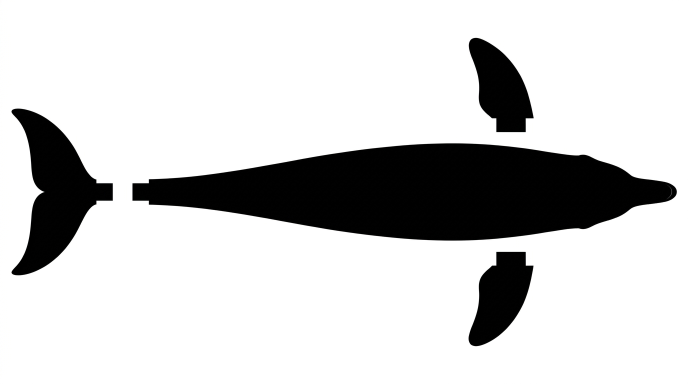
#> input picture scripts/assets-src/mappa2-sealife/delfino.jpeg, 1376 x 768 px (shown at 1/2 size)
$ python key-village-tower.py assets-src/mappa2-sealife/delfino.jpeg assets-src/mappa2-sealife/manta.jpeg
#> lines starting #> are read from the running program, lines starting #| are printed output that depends on the picture; after the words box and inside, x2 and y2 are one past the last pixel; in counts of white or black regions, pixels touching at a corner belong together
#!/usr/bin/env python3
"""PLAN-106 — cut a village tower sprite from its green-screen raw.

Background = pixels near the screen green CONNECTED to the image border
(flood fill), never a global colour threshold: the global HSV key of
2026-11-02 punched holes wherever the painted stone carried a greenish tint
(«quelle di pietra hanno parti in trasparenza», Director 2026-11-03).
Interior holes are filled unless they are screen-coloured gaps; edges get a green despill and a 1px feather.

Usage: python scripts/key-village-tower.py <raw.png> <out.png>
"""
import sys
import cv2
import numpy as np
from PIL import Image


def key(raw_path: str, out_path: str) -> None:
#> called with raw_path = 'assets-src/mappa2-sealife/delfino.jpeg', out_path = 'assets-src/mappa2-sealife/manta.jpeg'
    rgb = np.array(Image.open(raw_path).convert('RGB'))
#> rgb is the input picture: shape (768, 1376, 3); mean R, G, B 207, 207.1, 207
    h, w = rgb.shape[:2]
#> h = 768; w = 1376
    # screen colour = median of the border ring
    border = np.concatenate([rgb[0], rgb[-1], rgb[:, 0], rgb[:, -1]])
    screen = np.median(border, axis=0)
#> screen = [255, 255, 255]
    dist = np.linalg.norm(rgb.astype(np.float32) - screen, axis=2)
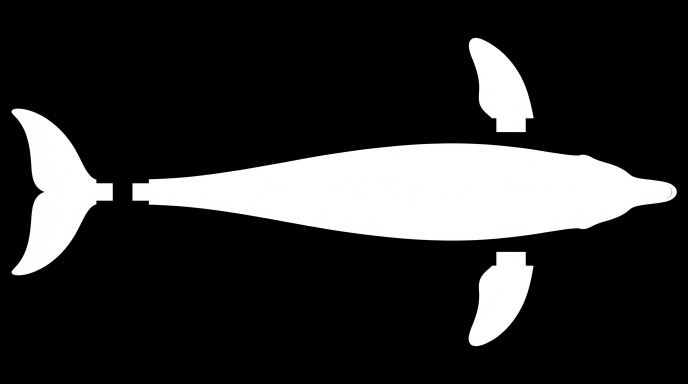
#> dist: shape (768, 1376) float64 (shown at 1/2 size); min 0, max 441.7, mean 83.1; drawn with min black and max white
    near = (dist < 90).astype(np.uint8)
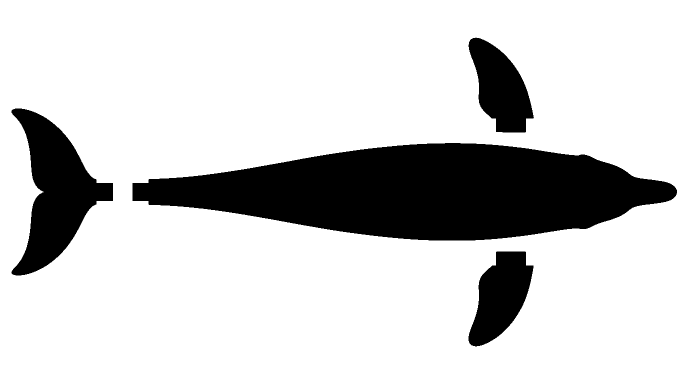
#> near: shape (768, 1376) (shown at 1/2 size); values 0 (black) and 1 (white), 81% white; 4 black regions, box (x1, y1, x2, y2) and area: (265, 286, 1354, 481) 139495, (23, 217, 226, 551) 31181, (937, 503, 1067, 693) 14970, (937, 75, 1068, 265) 14745
    # flood fill from every border pixel that is near-screen
    bg = np.zeros((h + 2, w + 2), np.uint8)
    seeds = [(x, 0) for x in range(w)] + [(x, h - 1) for x in range(w)] + [(0, y) for y in range(h)] + [(w - 1, y) for y in range(h)]
    canvas = near.copy()
    for sx, sy in seeds:
        if canvas[sy, sx] == 1 and bg[sy + 1, sx + 1] == 0:
            cv2.floodFill(canvas, bg, (sx, sy), 2, loDiff=0, upDiff=0, flags=4 | (1 << 8))
    fg = (bg[1:-1, 1:-1] == 0).astype(np.uint8)
    # keep the largest blob, fill its holes
    n, lab, stats, _ = cv2.connectedComponentsWithStats(fg)
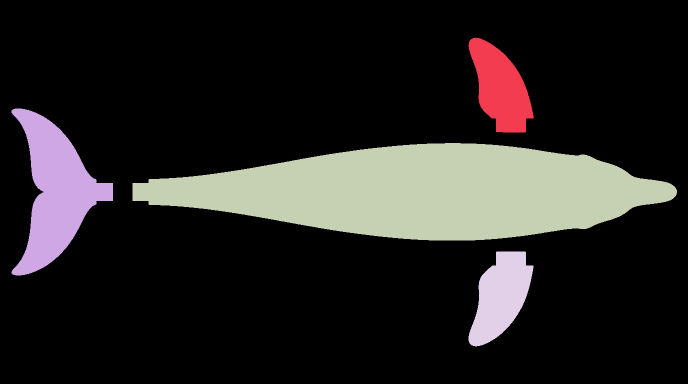
#> lab: shape (768, 1376) int32 (shown at 1/2 size); 5 distinct labels, from 0 to 4; one colour per label, 0 black
#> n = 5; stats = [[0, 0, 1376, 768, 856377], [937, 75, 131, 190, 14745], [23, 217, 203, 334, 31181], [265, 286, 1089, 195, 139495], [937, 503, 130, 190, 14970]]
    big = 1 + int(np.argmax(stats[1:, 4]))
#> big = 3
    fg = (lab == big).astype(np.uint8) * 255
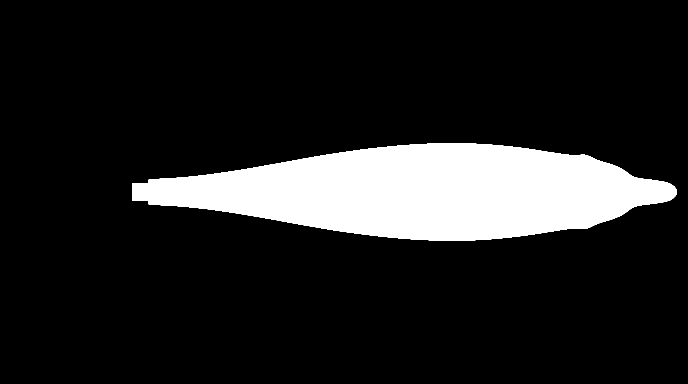
#> fg: shape (768, 1376) (shown at 1/2 size); 13.2% white; 1 white region
    cnts, _ = cv2.findContours(fg, cv2.RETR_EXTERNAL, cv2.CHAIN_APPROX_NONE)
#> cnts = 1 contour; box (x1, y1, x2, y2) and area: (265, 286, 1354, 481) 138376
    fg = np.zeros_like(fg)
    cv2.drawContours(fg, cnts, -1, 255, cv2.FILLED)
    # enclosed see-through gaps (lattice legs, between braces) are still screen
    # colour: punch those out, but only sizeable near-screen blobs — a greenish
    # stone tint is far from the screen and never forms one.
    gaps = ((fg > 0) & (dist < 70)).astype(np.uint8)
#> gaps: shape (768, 1376); every value is 0
    gn, glab, gstats, _ = cv2.connectedComponentsWithStats(gaps)
#> glab: shape (768, 1376) int32; every value is 0
#> gn = 1; gstats = [[0, 0, 1376, 768, 1056768]]
    for i in range(1, gn):
        if gstats[i, 4] >= 30:
            fg[glab == i] = 0
    fg = cv2.erode(fg, np.ones((3, 3), np.uint8))
#> fg: shape (768, 1376); 13% white; 1 white region, box (x1, y1, x2, y2) and area: (266, 287, 1353, 480) 136925
    alpha = cv2.GaussianBlur(fg, (3, 3), 0)
    # despill: clamp green to max(red, blue) on the edge band
    out = rgb.astype(np.float32)
    edge = cv2.dilate(fg, np.ones((9, 9), np.uint8)) & ~cv2.erode(fg, np.ones((9, 9), np.uint8))
#> edge: shape (768, 1376); 1.9% white; 1 white region, box (x1, y1, x2, y2) and area: (262, 283, 1357, 484) 20524
    e = edge > 0
    out[..., 1][e] = np.minimum(out[..., 1][e], np.maximum(out[..., 0][e], out[..., 2][e]))
    # bleed: transparent pixels take the nearby opaque colour, so a later
    # non-premultiplied resize doesn't mix the keyed-out screen (dark teal after
    # despill) into thin parts — it turned the lattice legs slate-blue.
    solid = (fg > 0).astype(np.float32)
    acc = np.zeros_like(out)
    wsum = np.zeros(solid.shape, np.float32)
    for k in (5, 15, 41):
        wk = cv2.GaussianBlur(solid, (0, 0), k)
        ck = np.dstack([cv2.GaussianBlur(out[..., c] * solid, (0, 0), k) for c in range(3)])
        fill = (wsum < 1e-3) & (wk > 1e-3)
        acc[fill] = ck[fill] / wk[fill][:, None]
        wsum[fill] = 1
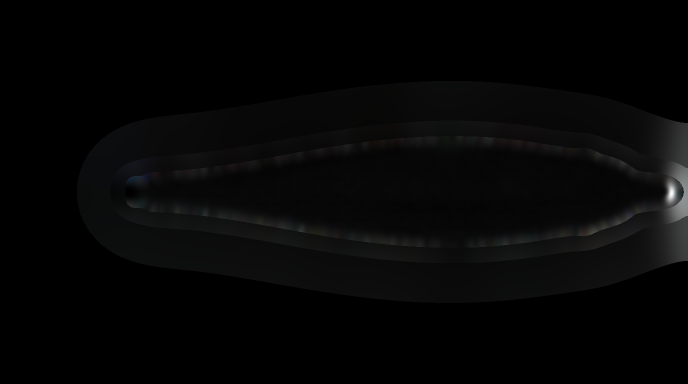
#> acc: shape (768, 1376, 3) float32 (shown at 1/2 size); mean R, G, B 0.242, 0.244, 0.245; drawn with min black and max white
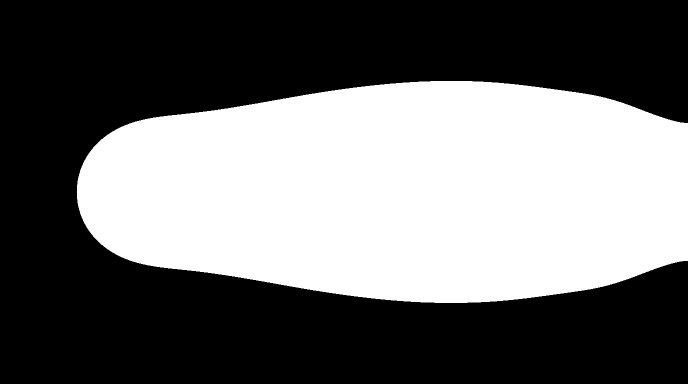
#> wsum: shape (768, 1376) float32 (shown at 1/2 size); values 0 (black) and 1 (white), 42% white; 1 white region, box (x1, y1, x2, y2) and area: (154, 162, 1376, 606) 444202
    out = np.where(solid[..., None] > 0, out, acc)
    ys, xs = np.where(alpha > 0)
    y0, y1, x0, x1 = ys.min(), ys.max() + 1, xs.min(), xs.max() + 1
#> y0 = 286; y1 = 481; x0 = 265; x1 = 1354
    rgba = np.dstack([out.clip(0, 255).astype(np.uint8), alpha])[y0:y1, x0:x1]
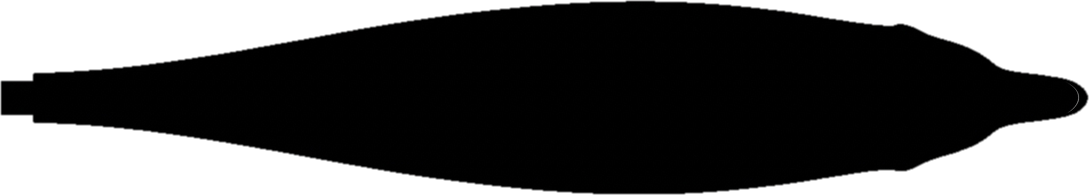
#> rgba: shape (195, 1089, 4); mean R, G, B, A 0.4, 0.4, 0.4, 164.4; transparent parts drawn white
    Image.fromarray(rgba, 'RGBA').save(out_path)
    print(f'{out_path}: {x1 - x0}x{y1 - y0}, see-through gaps punched: {gn - 1}')
#| assets-src/mappa2-sealife/manta.jpeg: 1089x195, see-through gaps punched: 0


if __name__ == '__main__':
    key(sys.argv[1], sys.argv[2])

$ run again, on scripts/assets-src/mappa2-sealife/pescione.jpeg
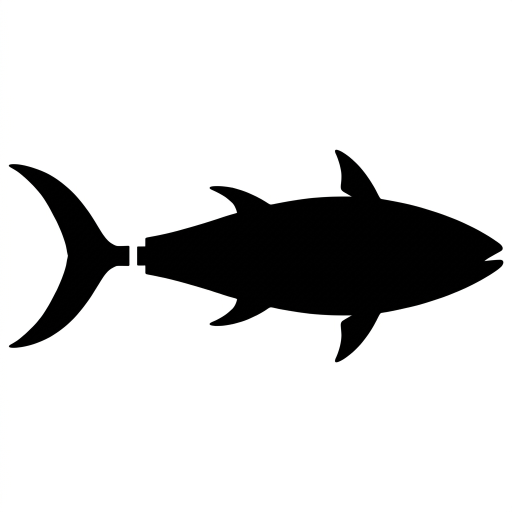
#> input picture scripts/assets-src/mappa2-sealife/pescione.jpeg, 1024 x 1024 px (shown at 1/2 size)
#> in key, rgb is the input picture: shape (1024, 1024, 3); mean R, G, B 214.8, 214.8, 214.8
#> screen = [255, 255, 255]
#> near: shape (1024, 1024); values 0 (black) and 1 (white), 84.1% white; 2 black regions, box (x1, y1, x2, y2) and area: (274, 299, 1007, 725) 138379, (17, 328, 259, 696) 28189
#> lab: shape (1024, 1024) int32; 3 distinct labels, from 0 to 2
#> n = 3; stats = [[0, 0, 1024, 1024, 882008], [274, 299, 733, 426, 138379], [17, 328, 242, 368, 28189]]
#> big = 1
#> in key, `fg = (lab == big).astype(np.uint8) * 255`:
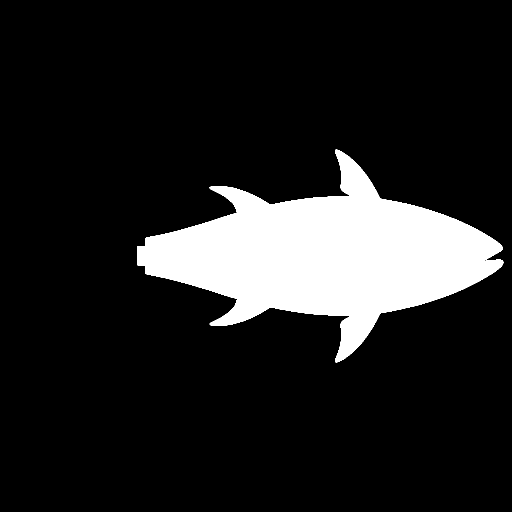
#> fg: shape (1024, 1024) (shown at 1/2 size); 13.2% white; 1 white region
#> cnts = 1 contour; box (x1, y1, x2, y2) and area: (274, 299, 1007, 725) 137297
#> gaps: shape (1024, 1024); every value is 0
#> glab: shape (1024, 1024) int32; every value is 0
#> gn = 1; gstats = [[0, 0, 1024, 1024, 1048576]]
#> edge: shape (1024, 1024); 2.2% white; 1 white region, box (x1, y1, x2, y2) and area: (271, 296, 1010, 728) 22897
#> solid: shape (1024, 1024) float32; values 0 (black) and 1 (white), 12.9% white; 1 white region, box (x1, y1, x2, y2) and area: (275, 300, 1006, 724) 135483
#> y0 = 299; y1 = 725; x0 = 274; x1 = 1007
#> in key, `rgba = np.dstack([out.clip(0, 255).astype(np.uint8), alpha])[y0:y1, x0..`:
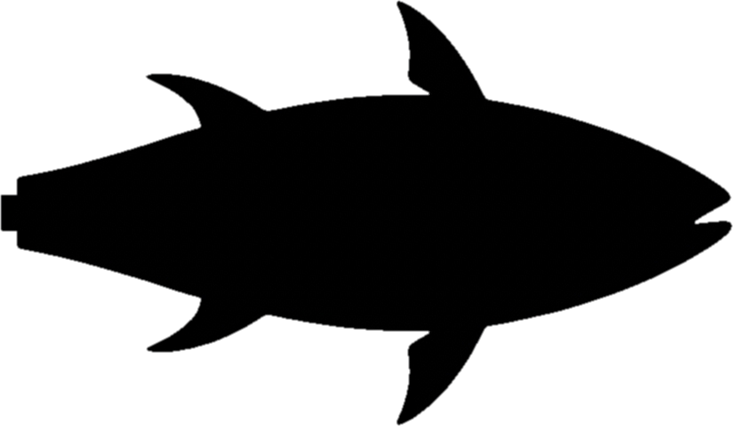
#> rgba: shape (426, 733, 4); mean R, G, B, A 0.2, 0.2, 0.2, 110.6; transparent parts drawn white
#| assets-src/mappa2-sealife/pescione.jpeg: 733x426, see-through gaps punched: 0
